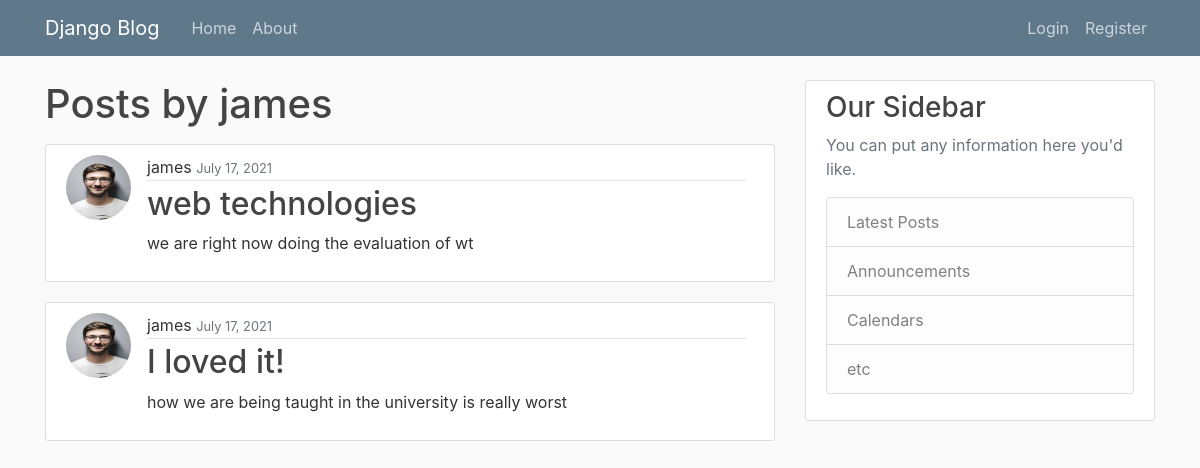
Page /user/james on the committed database.
### blog/models.py (models this page shows, shortened)
class Post(models.Model):
    title = models.CharField(max_length=100)
    content = models.TextField()
    date_posted = models.DateTimeField(default=timezone.now)
    author = models.ForeignKey(User,on_delete=models.CASCADE)

### users/models.py (models this page shows, shortened)
class Profile(models.Model):
    user = models.OneToOneField(User,on_delete=models.CASCADE)
    image = models.ImageField(default = "default.png",upload_to="profile_pics")

### blog/views.py (the view)
# urls.py: path('user/<str:username>',UserPostListView.as_view(),name="user-post"),
class UserPostListView(ListView):
    model = Post
    template_name = "blog/user_posts.html"
    context_object_name = "posts"
    paginate_by = 3
    def get_queryset(self):
        user = get_object_or_404(User,username = self.kwargs.get('username'))
        return Post.objects.filter(author=user).order_by('-date_posted')

### blog/templates/blog/user_posts.html (shortened to what this page needs)
{% extends "blog/base.html" %}
{% block content %}
    <h1 class="mb-3">Posts by {{ view.kwargs.username }} </h1>
    {% for post in posts %}
        <article class="media content-section">
          <img class="rounded-circle article-img" src="{{ post.author.profile.image.url }}" alt="">
          <div class="media-body">
            <div class="mr-2 article-metadata">
                {{ post.author }}
              <small class="text-muted">
                {{ post.date_posted|date:'F d, Y' }}
              </small>
            </div>
            <h2><a class="article-title" href="{% url 'blog:post-detail' post.pk %}">{{ post.title }}</a></h2>
            <p class="article-content">{{ post.content }}</p>
          </div>
        </article>
    {% endfor %}
{% endblock content %}

### blog/static/blog/main.css (style rules this page uses)
body { background: #fafafa; color: #333333; margin-top: 5rem; }
h1, h2, h3, h4, h5, h6 { color: #444444; }
.content-section { background: #ffffff; padding: 10px 20px; border: 1px solid #dddddd; border-radius: 3px; margin-bottom: 20px; }
.article-title { color: #444444; }
.article-content { white-space: pre-line; }
.article-img { height: 65px; width: 65px; margin-right: 16px; }
.article-metadata { padding-bottom: 1px; margin-bottom: 4px; border-bottom: 1px solid #e3e3e3 }

### rows in the picture
Post: author.profile.image (picture), author "james", date_posted "July 17, 2021", title "web technologies", content "we are right now doing the evaluation of wt"
Post: author.profile.image (picture), author "james", date_posted "July 17, 2021", title "I loved it!", content "how we are being taught in the university is really worst"

### other values in the picture
{{ view.kwargs.username }} "james"
